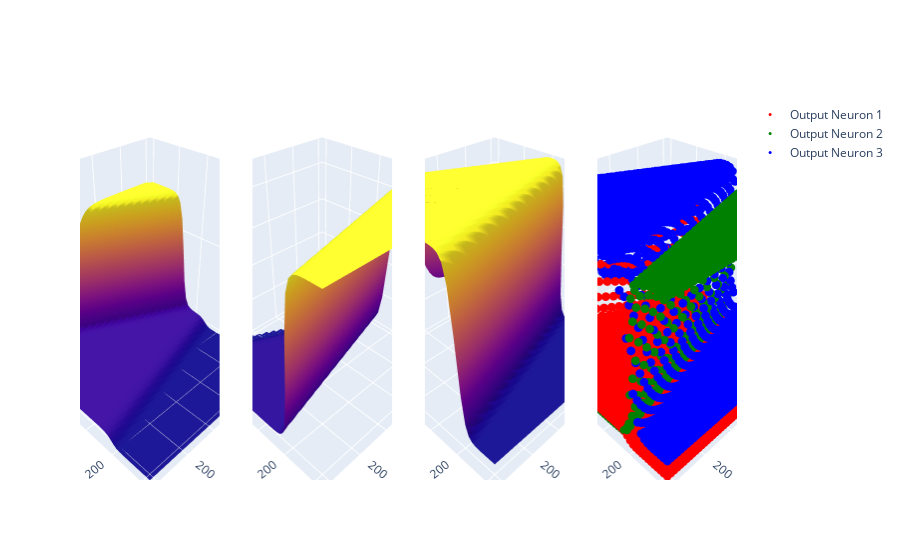

Here is the notebook cell this chart was saved with:
### Code cell
import numpy as np
import tensorflow as tf
from tensorflow.keras.models import Sequential
from tensorflow.keras.layers import Dense
from tensorflow.keras.optimizers import Adam
import plotly.graph_objects as go
from plotly.subplots import make_subplots
import ipywidgets as widgets
from IPython.display import display

n = 100
pixel_val_max = 255
pixel_val_min = 0


sums=[[]]
# Define the neural network model
model = Sequential([
    Dense(3, activation='sigmoid', input_shape=(2,)),
    Dense(3, activation='sigmoid')
])

# Compile the model
model.compile(optimizer=Adam(learning_rate=0.01), loss='mse', metrics=['accuracy'])

# Generate training data
X = np.random.uniform(pixel_val_min, pixel_val_max, (1000, 2))
sums=[[]]
def S1(X, n):
    y = np.zeros((X.shape[0], 3))
    for i, (x1, x2) in enumerate(X):
        if x1 > x2 and x1 < (pixel_val_min+n):
            y[i, 0] = 1
        elif x1 < x2 and x2 > (pixel_val_max - n):
            y[i, 1] = 1
        else:
            y[i, 2] = 1
    print(y)
    sums.append(y)
    return y

def S2(X, n):
    y = np.zeros((X.shape[0], 3))
    for i, (x1, x2) in enumerate(X):
        if x1 < x2:
            y[i, 0] = 1
        elif x1 < x2:
            y[i, 1] = 1
        else:
            y[i, 2] = 1
    print(y)
    return y

import os
import json
import numpy as np


def s4(folder_path):
    
    def encode_colors(color):
        global black_count
        global grey_count
        global white_count
        if color == "black":
            black_count += 1
            return [1, 0, 0]
        elif color == "grey":
            grey_count+=1
            return [0, 1, 0]
        else:
            white_count+=1
            return [0, 0, 1]

    # Read JSON files
    all_data = []
    for file_name in os.listdir(folder_path):
        if file_name.endswith(".json"):
            with open(os.path.join(folder_path, file_name), "r") as f:
                file_data = json.load(f)
                all_data.extend(file_data)

    # Preprocess data
    X = []
    y = []
    for data in all_data:
        X.append([data["X1"], data["X2"]])
        y.append(encode_colors(data["selectedColor"]))

    X = np.array(X)
    y = np.array(y)

    return X, y

# humanx,humany = s4("/Users/jivitesh/Library/Containers/com.example.dataCollecter1/Data/Documents/")

# print (humans);
y = S1(X, n)

# # Train the model
model.fit(X, y, epochs=1000, verbose=1)


def create_plot(weight_updates, bias_updates):
    for i, layer in enumerate(model.layers):
        weights = layer.get_weights()
        weights[0] += weight_updates[i]
        weights[1] += bias_updates[i]
        layer.set_weights(weights)

    x_vals = np.linspace(pixel_val_min, pixel_val_max, 50)
    y_vals = np.linspace(pixel_val_min, pixel_val_max, 50)
    X_grid, Y_grid = np.meshgrid(x_vals, y_vals)
    input_grid = np.column_stack((X_grid.ravel(), Y_grid.ravel()))
    output_grid = model.predict(input_grid)
    print(output_grid);
    fig = make_subplots(rows=1, cols=4, specs=[[{'type': 'surface'}, {'type': 'surface'}, {'type': 'surface'}, {'type': 'scatter3d'}]])

    trace1 = go.Surface(x=X_grid, y=Y_grid, z=output_grid[:, 0].reshape(X_grid.shape), showscale=False,
                        hovertemplate="Input Neuron 1 : %{x} <br>Input Neuron 2 : %{y} <br>Output Neuron 1: %{z} <br> Output Neuron 2: %{customdata[0]} <br>Output Neuron 3: %{customdata[1]}<extra></extra>",
                        customdata=np.column_stack((output_grid[:, 1], output_grid[:, 2])).reshape(X_grid.shape[0], X_grid.shape[1], 2))
                        # customdata=np.column_stack((output_grid[:, 1], output_grid[:, 2], np.ones_like(output_grid[:, 0]) * 42, np.ones_like(output_grid[:, 0]) * 99)).reshape(X_grid.shape[0], X_grid.shape[1], 4))

        
    trace2 = go.Surface(x=X_grid, y=Y_grid, z=output_grid[:, 1].reshape(X_grid.shape), showscale=False,
                        hovertemplate="Input Neuron 1: %{x}, Input Neuron 2: %{y}<br>Output Neuron 1: %{customdata[0]}<br>Output Neuron 2: %{z}<br>Output Neuron 3: %{customdata[1]}<extra></extra>",
                        customdata=np.column_stack((output_grid[:, 0], output_grid[:, 2])).reshape(X_grid.shape[0], X_grid.shape[1], 2))
    trace3 = go.Surface(x=X_grid, y=Y_grid, z=output_grid[:, 2].reshape(X_grid.shape), showscale=False,
                        hovertemplate="Input Neuron 1: %{x}, Input Neuron 2: %{y}<br>Output Neuron 1: %{customdata[0]}<br>Output Neuron 2: %{customdata[1]}<br>Output Neuron 3: %{z}<extra></extra>",
                        customdata=np.column_stack((output_grid[:, 0], output_grid[:, 1])).reshape(X_grid.shape[0], X_grid.shape[1], 2))
    
    trace4 = go.Scatter3d(x=input_grid[:, 0], y=input_grid[:, 1], z=output_grid[:, 0], mode='markers', marker=dict(size=3, color='red'), name='Output Neuron 1')
    trace5 = go.Scatter3d(x=input_grid[:, 0], y=input_grid[:, 1], z=output_grid[:, 1], mode='markers', marker=dict(size=3, color='green'), name='Output Neuron 2')
    trace6 = go.Scatter3d(x=input_grid[:, 0], y=input_grid[:, 1], z=output_grid[:, 2], mode='markers', marker=dict(size=3, color='blue'), name='Output Neuron 3')


    fig.add_trace(trace1, row=1, col=1)
    fig.add_trace(trace2, row=1, col=2)
    fig.add_trace(trace3, row=1, col=3)
    
    fig.add_trace(trace4, row=1, col=4)
    fig.add_trace(trace5, row=1, col=4)
    fig.add_trace(trace6, row=1, col=4)
    
    min_z = min(output_grid.min(), output_grid.min(), output_grid.min())
    max_z = min(max(output_grid.max(), output_grid.max(), output_grid.max()),1) 
    
    fig.update_layout(hovermode="x unified", hoverdistance=50,
                      scene=dict(xaxis_title="Input Neuron 1", yaxis_title="Input Neuron 2", zaxis_title="Output Neuron 1", zaxis_range=[min_z, max_z]),
                      scene2=dict(xaxis_title="Input Neuron 1", yaxis_title="Input Neuron 2", zaxis_title="Output Neuron 2",  zaxis_range=[min_z, max_z]),
                      scene3=dict(xaxis_title="Input Neuron 1", yaxis_title="Input Neuron 2", zaxis_title="Output Neuron 3", zaxis_range=[min_z, max_z]),
                      scene4=dict(xaxis_title="Input Neuron 1", yaxis_title="Input Neuron 2", zaxis_title="Output Neurons"))

    return fig

def plot(weight_update, bias_update):
    weight_updates = [np.ones((2, 3)) * weight_update, np.ones((3, 3)) * weight_update]
    bias_updates = [np.ones(3) * bias_update, np.ones(3) * bias_update]
    fig = create_plot(weight_updates, bias_updates)
    fig.show()


weight_slider = widgets.FloatSlider(min=-1, max=1, step=0.1, value=0, description="Weight Update")
bias_slider = widgets.FloatSlider(min=-1, max=1, step=0.1, value=0, description="Bias Update")

print("These are the ",sums)
print("This is black, grey and white",black_count, grey_count, white_count)
widgets.interact(plot, weight_update=weight_slider, bias_update=bias_slider)

### Figure 1 — Plotly figure (JSON) as saved in the notebook; plotly's stock layout.template omitted (floating-point values rounded to 4 significant figures; data arrays with more than 128 entries replaced by an {"elided": "..."} marker saying what was removed)
{"data": [{"customdata": {"elided": "50x50x2 float values"}, "hovertemplate": "Input Neuron 1 : %{x} <br>Input Neuron 2 : %{y} <br>Output Neuron 1: %{z} <br> Output Neuron 2: %{customdata[0]} <br>Output Neuron 3: %{customdata[1]}<extra></extra>", "scene": "scene", "showscale": false, "type": "surface", "x": {"elided": "50x50 float values"}, "y": {"elided": "50x50 float values"}, "z": {"elided": "50x50 float values"}}, {"customdata": {"elided": "50x50x2 float values"}, "hovertemplate": "Input Neuron 1: %{x}, Input Neuron 2: %{y}<br>Output Neuron 1: %{customdata[0]}<br>Output Neuron 2: %{z}<br>Output Neuron 3: %{customdata[1]}<extra></extra>", "scene": "scene2", "showscale": false, "type": "surface", "x": {"elided": "50x50 float values"}, "y": {"elided": "50x50 float values"}, "z": {"elided": "50x50 float values"}}, {"customdata": {"elided": "50x50x2 float values"}, "hovertemplate": "Input Neuron 1: %{x}, Input Neuron 2: %{y}<br>Output Neuron 1: %{customdata[0]}<br>Output Neuron 2: %{customdata[1]}<br>Output Neuron 3: %{z}<extra></extra>", "scene": "scene3", "showscale": false, "type": "surface", "x": {"elided": "50x50 float values"}, "y": {"elided": "50x50 float values"}, "z": {"elided": "50x50 float values"}}, {"marker": {"color": "red", "size": 3}, "mode": "markers", "name": "Output Neuron 1", "scene": "scene4", "type": "scatter3d", "x": {"elided": "2500 float values"}, "y": {"elided": "2500 float values"}, "z": {"elided": "2500 float values"}}, {"marker": {"color": "green", "size": 3}, "mode": "markers", "name": "Output Neuron 2", "scene": "scene4", "type": "scatter3d", "x": {"elided": "2500 float values"}, "y": {"elided": "2500 float values"}, "z": {"elided": "2500 float values"}}, {"marker": {"color": "blue", "size": 3}, "mode": "markers", "name": "Output Neuron 3", "scene": "scene4", "type": "scatter3d", "x": {"elided": "2500 float values"}, "y": {"elided": "2500 float values"}, "z": {"elided": "2500 float values"}}], "layout": {"hoverdistance": 50, "hovermode": "x unified", "scene": {"domain": {"x": [0, 0.2125], "y": [0, 1]}, "xaxis": {"title": {"text": "Input Neuron 1"}}, "yaxis": {"title": {"text": "Input Neuron 2"}}, "zaxis": {"range": [9.362e-26, 0.9255], "title": {"text": "Output Neuron 1"}}}, "scene2": {"domain": {"x": [0.2625, 0.475], "y": [0, 1]}, "xaxis": {"title": {"text": "Input Neuron 1"}}, "yaxis": {"title": {"text": "Input Neuron 2"}}, "zaxis": {"range": [9.362e-26, 0.9255], "title": {"text": "Output Neuron 2"}}}, "scene3": {"domain": {"x": [0.525, 0.7375], "y": [0, 1]}, "xaxis": {"title": {"text": "Input Neuron 1"}}, "yaxis": {"title": {"text": "Input Neuron 2"}}, "zaxis": {"range": [9.362e-26, 0.9255], "title": {"text": "Output Neuron 3"}}}, "scene4": {"domain": {"x": [0.7875, 1], "y": [0, 1]}, "xaxis": {"title": {"text": "Input Neuron 1"}}, "yaxis": {"title": {"text": "Input Neuron 2"}}, "zaxis": {"title": {"text": "Output Neurons"}}}}}
